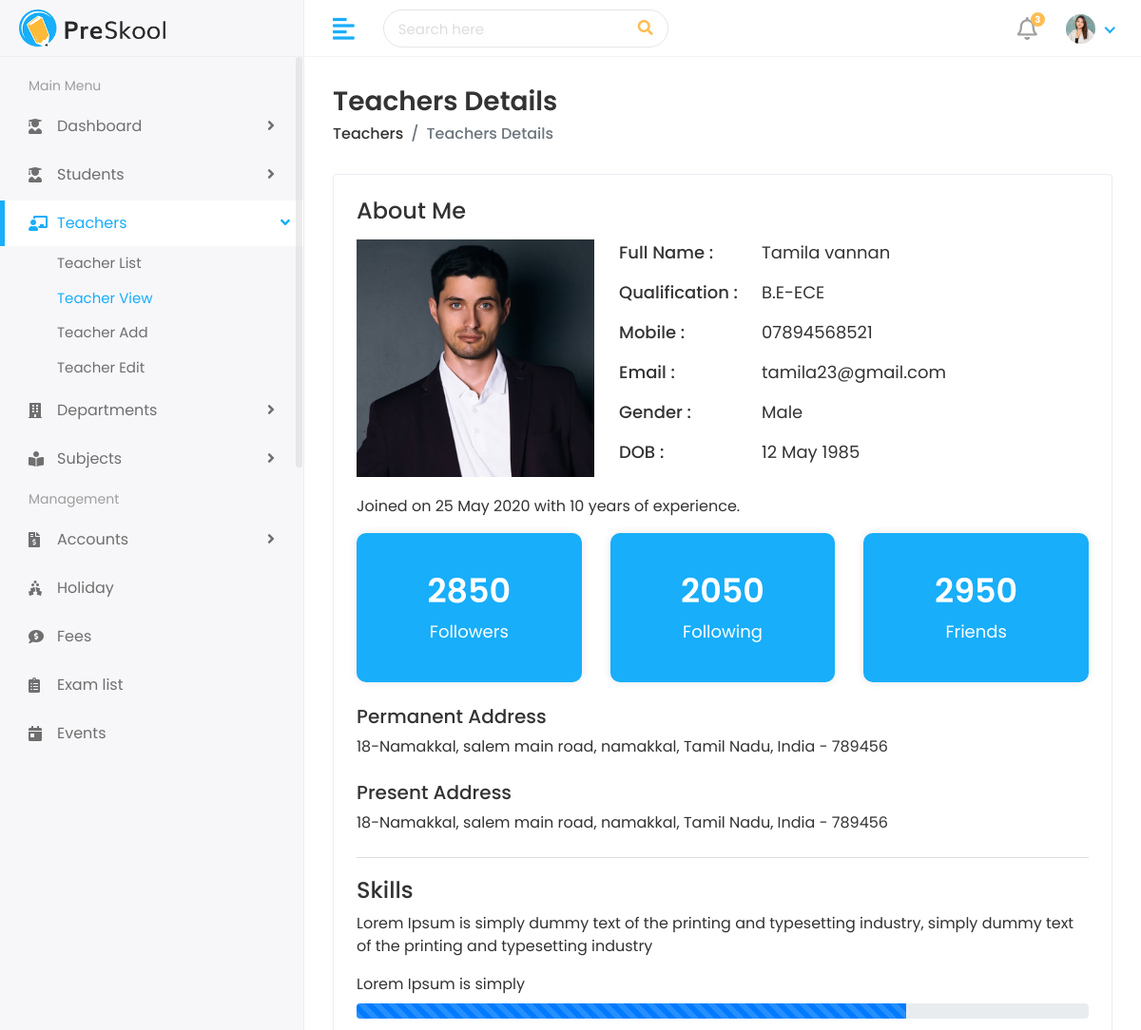
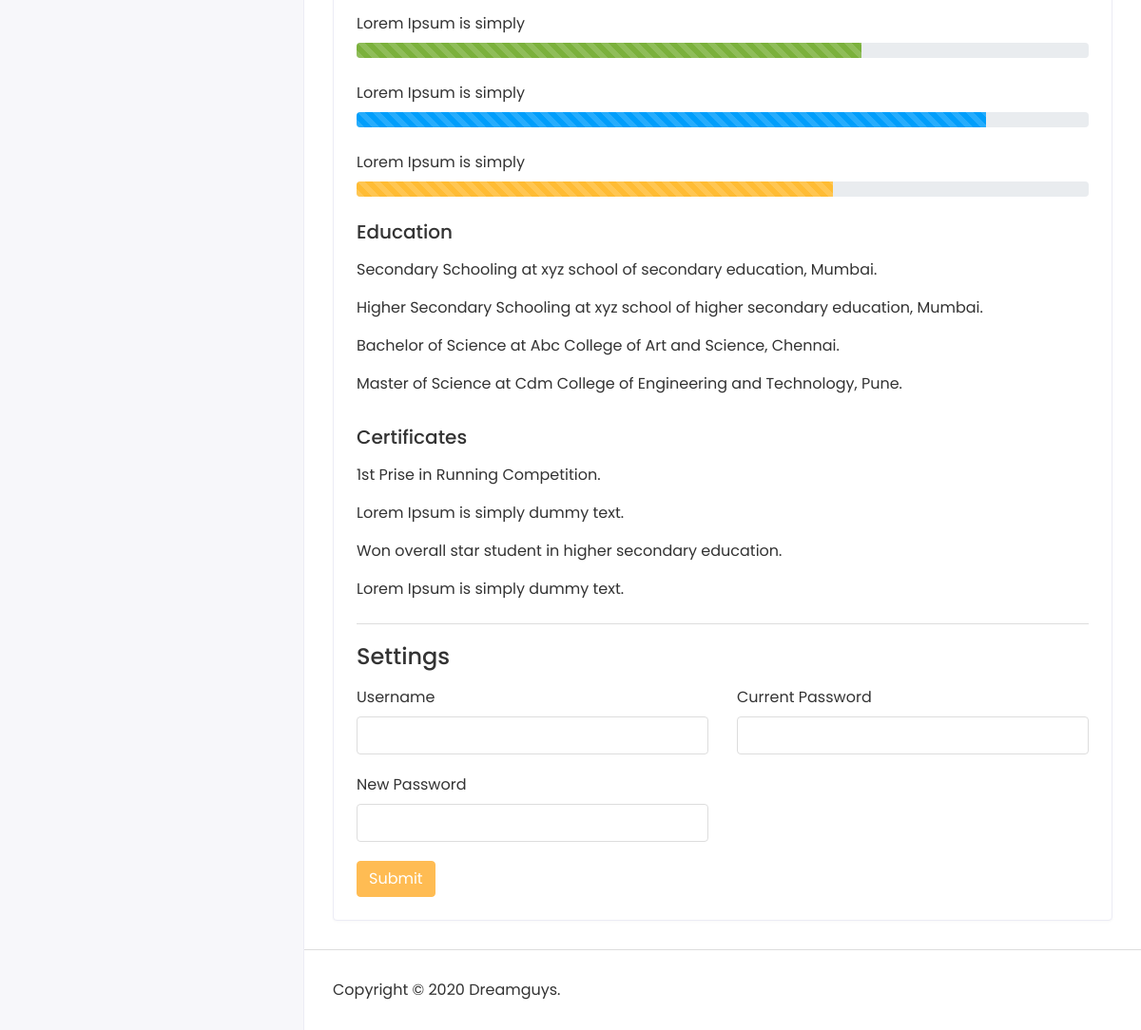
The app's page /teacher-details.html?teacher=2 (signed in) with its own data (2 pictures, top to bottom).
### teachers/models.py (models this page shows, shortened)
class Teacher(models.Model):
    GENDER_CHOICES = [
        ("Male", "Male"),
        ("Female", "Female"),
        ("Others", "Others"),
    ]
    teacher_id = models.CharField(max_length=30, unique=True)
    name = models.CharField(max_length=150)
    gender = models.CharField(max_length=10, choices=GENDER_CHOICES)
    date_of_birth = models.DateField()
    mobile = models.CharField(max_length=20)
    joining_date = models.DateField()
    qualification = models.CharField(max_length=150)
    experience = models.PositiveIntegerField(help_text="Experience in years")
    username = models.CharField(max_length=150, unique=True)
    email = models.EmailField(unique=True)
    address = models.CharField(max_length=255)
    city = models.CharField(max_length=100)
    state = models.CharField(max_length=100)
    zip_code = models.CharField(max_length=20)
    country = models.CharField(max_length=100)
    created_at = models.DateTimeField(auto_now_add=True)
    updated_at = models.DateTimeField(auto_now=True)
    class Meta:
        ordering = ["teacher_id"]

### teachers/views.py (the view)
# urls.py: path("teacher-details.html", views.teacher_detail, name="detail"),
@login_required
def teacher_detail(request):
    teacher = _get_teacher_from_query(request)
    if teacher is None:
        return redirect("teachers:list")
    return render(request, "teacher/teacher-details.html", {"teacher": teacher})

### teachers/views.py (called while the page is built)
def _get_teacher_from_query(request):
    teacher_id = request.GET.get("teacher")
    if not teacher_id:
        return None
    return get_object_or_404(Teacher, pk=teacher_id)

### templates/teacher/teacher-details.html (shortened to what this page needs)
<!DOCTYPE html>
<html lang="en">
<head>
<link rel="stylesheet" href="assets/plugins/bootstrap/css/bootstrap.min.css">
<link rel="stylesheet" href="assets/plugins/fontawesome/css/fontawesome.min.css">
<link rel="stylesheet" href="assets/plugins/fontawesome/css/all.min.css">
<link rel="stylesheet" href="assets/plugins/datatables/datatables.min.css">
<link rel="stylesheet" href="assets/css/style.css">
</head>
<body>
<div class="main-wrapper">
<div class="header">
<div class="header-left">
<a href="index.html" class="logo">
<img src="assets/img/logo.png" alt="Logo">
</a>
</div>
<a href="javascript:void(0);" id="toggle_btn">
<i class="fas fa-align-left"></i>
</a>
<div class="top-nav-search">
<form>
<input type="text" class="form-control" placeholder="Search here">
<button class="btn" type="submit"><i class="fas fa-search"></i></button>
</form>
</div>
<ul class="nav user-menu">
<li class="nav-item dropdown noti-dropdown">
<a href="#" class="dropdown-toggle nav-link" data-toggle="dropdown">
<i class="far fa-bell"></i> <span class="badge badge-pill">3</span>
</a>
</li>
<li class="nav-item dropdown has-arrow">
<a href="#" class="dropdown-toggle nav-link" data-toggle="dropdown">
<span class="user-img"><img class="rounded-circle" src="assets/img/profiles/avatar-01.jpg" width="31" alt="Ryan Taylor"></span>
</a>
</li>
</ul>
</div>
<div class="sidebar" id="sidebar">
<div class="sidebar-inner slimscroll">
<div id="sidebar-menu" class="sidebar-menu">
<ul>
<li class="menu-title">
<span>Main Menu</span>
</li>
<li class="submenu">
<a href="#"><i class="fas fa-user-graduate"></i> <span> Dashboard</span> <span class="menu-arrow"></span></a>
</li>
<li class="submenu">
<a href="#"><i class="fas fa-user-graduate"></i> <span> Students</span> <span class="menu-arrow"></span></a>
</li>
<li class="submenu active">
<a href="#"><i class="fas fa-chalkboard-teacher"></i> <span> Teachers</span> <span class="menu-arrow"></span></a>
<ul>
<li><a href="teachers.html">Teacher List</a></li>
<li><a href="teacher-details.html" class="active">Teacher View</a></li>
<li><a href="add-teacher.html">Teacher Add</a></li>
<li><a href="edit-teacher.html">Teacher Edit</a></li>
</ul>
</li>
<li class="submenu">
<a href="#"><i class="fas fa-building"></i> <span> Departments</span> <span class="menu-arrow"></span></a>
</li>
<li class="submenu">
<a href="#"><i class="fas fa-book-reader"></i> <span> Subjects</span> <span class="menu-arrow"></span></a>
</li>
<li class="menu-title">
<span>Management</span>
</li>
<li class="submenu">
<a href="#"><i class="fas fa-file-invoice-dollar"></i> <span> Accounts</span> <span class="menu-arrow"></span></a>
</li>
<li>
<a href="holiday.html"><i class="fas fa-holly-berry"></i> <span>Holiday</span></a>
</li>
<li>
<a href="fees.html"><i class="fas fa-comment-dollar"></i> <span>Fees</span></a>
</li>
<li>
<a href="exam.html"><i class="fas fa-clipboard-list"></i> <span>Exam list</span></a>
</li>
<li>
<a href="event.html"><i class="fas fa-calendar-day"></i> <span>Events</span></a>
</li>
<li>
<a href="time-table.html"> <span>Time Table</span></a>
</li>
</ul>
</div>
</div>
</div>
<div class="page-wrapper">
<div class="content container-fluid">
<div class="page-header">
<div class="row">
<div class="col-sm-12">
<h3 class="page-title">Teachers Details</h3>
<ul class="breadcrumb">
<li class="breadcrumb-item"><a href="teachers.html">Teachers</a></li>
<li class="breadcrumb-item active">Teachers Details</li>
</ul>
</div>
</div>
</div>
<div class="card">
<div class="card-body">
<div class="row">
<div class="col-md-12">
<div class="about-info">
<h4>About Me</h4>
<div class="media mt-3">
<img src="assets/img/user.jpg" class="mr-3" alt="...">
<div class="media-body">
<ul>
<li>
<span class="title-span">Full Name : </span>
<span class="info-span">{{ teacher.name }}</span>
</li>
<li>
<span class="title-span">Qualification : </span>
<span class="info-span">{{ teacher.qualification }}</span>
</li>
<li>
<span class="title-span">Mobile : </span>
<span class="info-span">{{ teacher.mobile }}</span>
</li>
<li>
<span class="title-span">Email : </span>
<span class="info-span">{{ teacher.email }}</span>
</li>
<li>
<span class="title-span">Gender : </span>
<span class="info-span">{{ teacher.gender }}</span>
</li>
<li>
<span class="title-span">DOB : </span>
<span class="info-span">{{ teacher.date_of_birth|date:"j M Y" }}</span>
</li>
</ul>
</div>
</div>
<div class="row mt-3">
<div class="col-md-12">
<p>Joined on {{ teacher.joining_date|date:"j M Y" }} with {{ teacher.experience }} years of experience.</p>
</div>
</div>
<div class="row follow-sec">
<div class="col-md-4 mb-3">
<div class="blue-box">
<h3>2850</h3>
<p>Followers</p>
</div>
</div>
<div class="col-md-4 mb-3">
<div class="blue-box">
<h3>2050</h3>
<p>Following</p>
</div>
</div>
<div class="col-md-4 mb-3">
<div class="blue-box">
<h3>2950</h3>
<p>Friends</p>
</div>
</div>
</div>
<div class="row mt-2">
<div class="col-md-12">
<h5>Permanent Address</h5>
<p>{{ teacher.address }}, {{ teacher.city }}, {{ teacher.state }}, {{ teacher.country }} - {{ teacher.zip_code }}</p>
</div>
</div>
<div class="row mt-2">
<div class="col-md-12">
<h5>Present Address</h5>
<p>{{ teacher.address }}, {{ teacher.city }}, {{ teacher.state }}, {{ teacher.country }} - {{ teacher.zip_code }}</p>
</div>
</div>
</div>
</div>
</div>
<div class="row mt-2">
<div class="col-md-12">
<div class="skill-info">
<h4>Skills</h4>
<p>Lorem Ipsum is simply dummy text of the printing and typesetting industry, simply dummy text of the printing and typesetting industry</p>
<ul>
<li>
<label>Lorem Ipsum is simply</label>
<div class="progress">
<div class="progress-bar progress-bar-striped progress-bar-animated" role="progressbar" aria-valuenow="75" aria-valuemin="0" aria-valuemax="100" style="width: 75%"></div>
</div>
</li>
<li>
<label>Lorem Ipsum is simply</label>
<div class="progress">
<div class="progress-bar progress-bar-striped progress-bar-animated bg-success" role="progressbar" aria-valuenow="69" aria-valuemin="0" aria-valuemax="100" style="width: 69%"></div>
</div>
</li>
<li>
<label>Lorem Ipsum is simply</label>
<div class="progress">
<div class="progress-bar progress-bar-striped progress-bar-animated bg-info" role="progressbar" aria-valuenow="86" aria-valuemin="0" aria-valuemax="100" style="width: 86%"></div>
</div>
</li>
<li>
<label>Lorem Ipsum is simply</label>
<div class="progress">
<div class="progress-bar progress-bar-striped progress-bar-animated bg-warning" role="progressbar" aria-valuenow="65" aria-valuemin="0" aria-valuemax="100" style="width: 65%"></div>
</div>
</li>
</ul>
<div class="row mt-3">
<div class="col-md-12">
<h5>Education</h5>
<p class="mt-3">Secondary Schooling at xyz school of secondary education, Mumbai.</p>
<p>Higher Secondary Schooling at xyz school of higher secondary education, Mumbai.</p>
<p>Bachelor of Science at Abc College of Art and Science, Chennai.</p>
<p>Master of Science at Cdm College of Engineering and Technology, Pune.</p>
</div>
</div>
<div class="row mt-3">
<div class="col-md-12">
<h5>Certificates</h5>
<p class="mt-3">1st Prise in Running Competition.</p>
<p>Lorem Ipsum is simply dummy text.</p>
<p>Won overall star student in higher secondary education.</p>
<p>Lorem Ipsum is simply dummy text.</p>
</div>
</div>
</div>
</div>
</div>
<div class="row mt-2">
<div class="col-md-12">
<div class="skill-info">
<h4>Settings</h4>
<form>
<div class="row mt-3">
<div class="col-12 col-sm-6">
<div class="form-group">
<label>Username</label>
<input type="text" class="form-control">
</div>
</div>
<div class="col-12 col-sm-6">
<div class="form-group">
<label>Current Password</label>
<input type="password" class="form-control">
</div>
</div>
<div class="col-12 col-sm-6">
<div class="form-group">
<label>New Password</label>
<input type="password" class="form-control">
</div>
</div>
<div class="col-12">
<button type="submit" class="btn btn-primary">Submit</button>
</div>
</div>
</form>
</div>
</div>
</div>
</div>
</div>
</div>
<footer>
<p>Copyright © 2020 Dreamguys.</p>
</footer>
</div>
</div>
</body>
</html>

### records on screen
Teacher: name "Tamila vannan", qualification "B.E-ECE", mobile "07894568521", email "tamila23@gmail.com", gender "Male", date_of_birth "12 May 1985", joining_date "25 May 2020", experience "10", address "18-Namakkal, salem main road", city "namakkal", state "Tamil Nadu", country "India", zip_code "789456"
